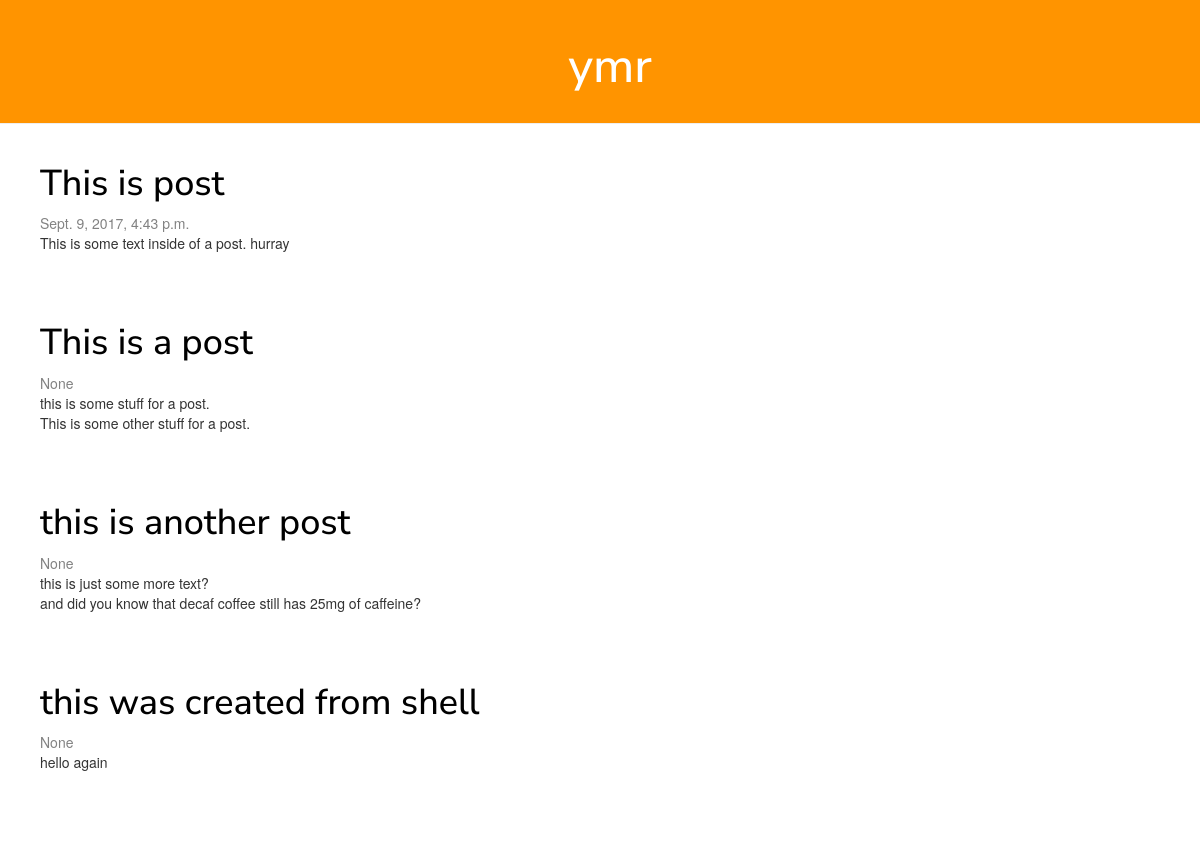
The page / on the database its author committed.
### blog/models.py (models this page shows, shortened)
class Post(models.Model):
	title = models.CharField(max_length=200)
	text = models.TextField()
	created_date = models.DateTimeField(
	        default=timezone.now)
	published_date = models.DateTimeField(
	        blank=True, null=True)

### blog/views.py (the view)
# urls.py: url(r'^$', views.post_list, name="post_list"),
def post_list(request):
	posts = Post.objects.all()
	return render(request, 'blog/post_list.html', {'posts': posts})

### blog/templates/blog/post_list.html
{% extends 'blog/base.html' %}
{% block content %}
    {% for post in posts %}
        <div class="post">
        	<h1><a href="{% url 'post_detail' pk=post.pk %}">{{ post.title }}</a></h1>
            <div class="date">
                {{ post.published_date }}
            </div>
            <p>{{ post.text|linebreaksbr }}</p>
        </div>
    {% endfor %}
{% endblock %}

### blog/templates/blog/base.html (shortened to what this page needs)
{% load staticfiles %}
<html>
<head>
    <link rel="stylesheet" href="//maxcdn.bootstrapcdn.com/bootstrap/3.2.0/css/bootstrap.min.css">
    <link rel="stylesheet" href="//maxcdn.bootstrapcdn.com/bootstrap/3.2.0/css/bootstrap-theme.min.css">
    <link rel="stylesheet" href="{% static 'css/blog.css' %}">
</head>
<body>
    <div class="page-header">
        <h1><a href="/">ymr</a></h1>
    </div>
    <div class="content">
        <div class="row">
            <div class="col-md-8">
                {% block content %}
                {% endblock %}
            </div>
        </div>
    </div>
</body>
</html>

### blog/static/css/blog.css (style rules this page uses)
.page-header { background-color: #ff9400; margin-top: 0; padding: 20px 20px 20px 40px; text-align: center; }
.page-header h1, .page-header h1 a, .page-header h1 a:visited, .page-header h1 a:active { color: #ffffff; font-size: 36pt; text-decoration: none; }
.content { margin-left: 40px; }
h1, h2, h3, h4 { font-family: 'Nunito Sans'; }
.date { color: #828282; }
.post { margin-bottom: 70px; }
.post h1 a, .post h1 a:visited { color: #000000; }

### rows shown on the page
Post: title "This is post", published_date "Sept. 9, 2017, 4:43 p.m.", text "This is some text inside of a post. hurray"
Post: title "This is a post", published_date "None", text "this is some stuff for a post. This is some other stuff for a post."
Post: title "this is another post", published_date "None", text "this is just some more text? and did you know that decaf coffee still has 25mg of caffeine?"
Post: title "this was created from shell", published_date "None", text "hello again"
